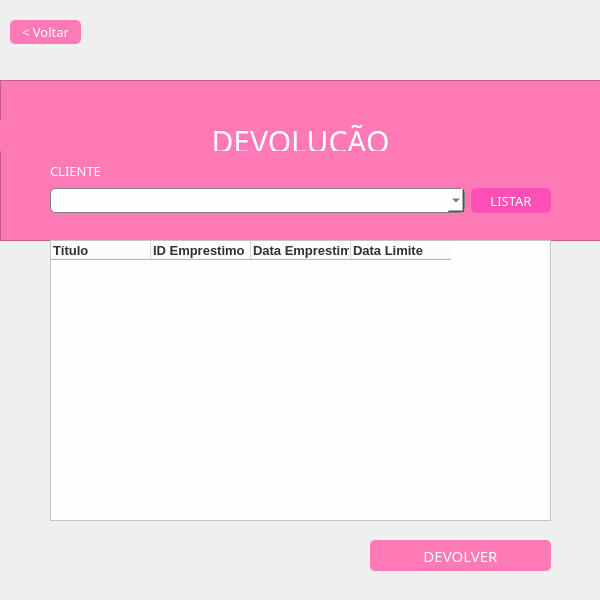
<?xml version="1.0" encoding="UTF-8"?>
<ui version="4.0">
 <class>telaDevolucao</class>
 <widget class="QDialog" name="telaDevolucao">
  <property name="geometry">
   <rect>
    <x>0</x>
    <y>0</y>
    <width>600</width>
    <height>600</height>
   </rect>
  </property>
  <property name="minimumSize">
   <size>
    <width>600</width>
    <height>0</height>
   </size>
  </property>
  <property name="maximumSize">
   <size>
    <width>600</width>
    <height>600</height>
   </size>
  </property>
  <property name="windowTitle">
   <string>BIBLIOTECA</string>
  </property>
  <property name="windowIcon">
   <iconset resource="arquivos.qrc">
    <normaloff>:/images/images/icone.ico</normaloff>:/images/images/icone.ico</iconset>
  </property>
  <widget class="QLabel" name="label_6">
   <property name="geometry">
    <rect>
     <x>260</x>
     <y>40</y>
     <width>70</width>
     <height>70</height>
    </rect>
   </property>
   <property name="minimumSize">
    <size>
     <width>70</width>
     <height>70</height>
    </size>
   </property>
   <property name="maximumSize">
    <size>
     <width>70</width>
     <height>70</height>
    </size>
   </property>
   <property name="text">
    <string/>
   </property>
   <property name="pixmap">
    <pixmap resource="arquivos.qrc">:/images/images/777.png</pixmap>
   </property>
   <property name="scaledContents">
    <bool>true</bool>
   </property>
  </widget>
  <widget class="QWidget" name="layoutWidget">
   <property name="geometry">
    <rect>
     <x>50</x>
     <y>160</y>
     <width>501</width>
     <height>61</height>
    </rect>
   </property>
   <layout class="QVBoxLayout" name="verticalLayout">
    <item>
     <widget class="QLabel" name="label_8">
      <property name="maximumSize">
       <size>
        <width>16777215</width>
        <height>10</height>
       </size>
      </property>
      <property name="styleSheet">
       <string notr="true">color: #fefefe;
font-family:Franklin Gothic Heavy;
font-size:13px;</string>
      </property>
      <property name="text">
       <string>CLIENTE</string>
      </property>
     </widget>
    </item>
    <item>
     <layout class="QHBoxLayout" name="horizontalLayout">
      <item>
       <widget class="QComboBox" name="clientes_cbox">
        <property name="minimumSize">
         <size>
          <width>188</width>
          <height>0</height>
         </size>
        </property>
        <property name="maximumSize">
         <size>
          <width>16777215</width>
          <height>25</height>
         </size>
        </property>
        <property name="sizeIncrement">
         <size>
          <width>0</width>
          <height>25</height>
         </size>
        </property>
        <property name="styleSheet">
         <string notr="true">border: 1px solid grey;
  border-radius: 5px;
background-color:#fefefe;
color:#303030</string>
        </property>
       </widget>
      </item>
      <item>
       <widget class="QPushButton" name="listar_bt">
        <property name="minimumSize">
         <size>
          <width>80</width>
          <height>25</height>
         </size>
        </property>
        <property name="maximumSize">
         <size>
          <width>80</width>
          <height>25</height>
         </size>
        </property>
        <property name="cursor">
         <cursorShape>PointingHandCursor</cursorShape>
        </property>
        <property name="styleSheet">
         <string notr="true">QPushButton{font-size: 13px;
border-radius: 5px;
background-color:#fe4fb7;
color: #fefefe;
font-family:Franklin Gothic Heavy;}

:hover{
background-color:#ff82ba;
color:#4d0727;
border-color:#fe4fb7;
border:1px;}
</string>
        </property>
        <property name="text">
         <string>LISTAR</string>
        </property>
       </widget>
      </item>
     </layout>
    </item>
   </layout>
  </widget>
  <widget class="QPushButton" name="pushButton">
   <property name="geometry">
    <rect>
     <x>10</x>
     <y>20</y>
     <width>71</width>
     <height>24</height>
    </rect>
   </property>
   <property name="cursor">
    <cursorShape>PointingHandCursor</cursorShape>
   </property>
   <property name="focusPolicy">
    <enum>Qt::NoFocus</enum>
   </property>
   <property name="styleSheet">
    <string notr="true">QPushButton{font-size: 13px;
border-radius: 5px;
background-color:#fe7ab6;
color: #fefefe;
font-family:Franklin Gothic Heavy;}


:hover{
background-color:#fe4fb7;}
</string>
   </property>
   <property name="text">
    <string>&lt; Voltar</string>
   </property>
  </widget>
  <widget class="QWidget" name="layoutWidget">
   <property name="geometry">
    <rect>
     <x>370</x>
     <y>540</y>
     <width>181</width>
     <height>31</height>
    </rect>
   </property>
   <layout class="QHBoxLayout" name="horizontalLayout_2">
    <item>
     <widget class="QPushButton" name="devolverLivro_bt">
      <property name="sizePolicy">
       <sizepolicy hsizetype="Minimum" vsizetype="Expanding">
        <horstretch>0</horstretch>
        <verstretch>0</verstretch>
       </sizepolicy>
      </property>
      <property name="cursor">
       <cursorShape>PointingHandCursor</cursorShape>
      </property>
      <property name="focusPolicy">
       <enum>Qt::ClickFocus</enum>
      </property>
      <property name="styleSheet">
       <string notr="true">QPushButton{font-size: 15px;
border-radius: 5px;
background-color:#fe7ab6;
color: #fefefe;
font-family:Franklin Gothic Heavy;}

:hover{
background-color:#fe4fb7;}
</string>
      </property>
      <property name="text">
       <string>DEVOLVER</string>
      </property>
      <property name="autoDefault">
       <bool>false</bool>
      </property>
     </widget>
    </item>
   </layout>
  </widget>
  <widget class="QTableWidget" name="clienteEmp_tbw">
   <property name="geometry">
    <rect>
     <x>50</x>
     <y>240</y>
     <width>501</width>
     <height>281</height>
    </rect>
   </property>
   <property name="styleSheet">
    <string notr="true">background-color:#fefefe;
color:#303030;
font-size:15px;</string>
   </property>
   <property name="editTriggers">
    <set>QAbstractItemView::NoEditTriggers</set>
   </property>
   <property name="showGrid">
    <bool>false</bool>
   </property>
   <column>
    <property name="text">
     <string>Título</string>
    </property>
    <property name="font">
     <font>
      <pointsize>10</pointsize>
      <bold>true</bold>
     </font>
    </property>
    <property name="textAlignment">
     <set>AlignLeading|AlignVCenter</set>
    </property>
   </column>
   <column>
    <property name="text">
     <string>ID Emprestimo</string>
    </property>
    <property name="font">
     <font>
      <pointsize>10</pointsize>
      <bold>true</bold>
     </font>
    </property>
    <property name="textAlignment">
     <set>AlignLeading|AlignVCenter</set>
    </property>
   </column>
   <column>
    <property name="text">
     <string>Data Emprestimo</string>
    </property>
    <property name="font">
     <font>
      <pointsize>10</pointsize>
      <bold>true</bold>
     </font>
    </property>
    <property name="textAlignment">
     <set>AlignLeading|AlignVCenter</set>
    </property>
   </column>
   <column>
    <property name="text">
     <string>Data Limite</string>
    </property>
    <property name="font">
     <font>
      <pointsize>10</pointsize>
      <bold>true</bold>
     </font>
    </property>
    <property name="textAlignment">
     <set>AlignLeading|AlignVCenter</set>
    </property>
   </column>
  </widget>
  <widget class="QFrame" name="frame">
   <property name="geometry">
    <rect>
     <x>0</x>
     <y>80</y>
     <width>601</width>
     <height>161</height>
    </rect>
   </property>
   <property name="styleSheet">
    <string notr="true">background-color:#fe7ab6;
color:#fefefe;</string>
   </property>
   <property name="frameShape">
    <enum>QFrame::StyledPanel</enum>
   </property>
   <property name="frameShadow">
    <enum>QFrame::Raised</enum>
   </property>
   <widget class="QLabel" name="login_2">
    <property name="geometry">
     <rect>
      <x>0</x>
      <y>40</y>
      <width>601</width>
      <height>31</height>
     </rect>
    </property>
    <property name="styleSheet">
     <string notr="true">font-family:Franklin Gothic Heavy;
font-size:30px;
color:#fefefe;
</string>
    </property>
    <property name="text">
     <string>DEVOLUÇÃO</string>
    </property>
    <property name="textFormat">
     <enum>Qt::PlainText</enum>
    </property>
    <property name="alignment">
     <set>Qt::AlignCenter</set>
    </property>
    <property name="textInteractionFlags">
     <set>Qt::TextSelectableByMouse</set>
    </property>
   </widget>
  </widget>
  <zorder>frame</zorder>
  <zorder>label_6</zorder>
  <zorder>layoutWidget</zorder>
  <zorder>pushButton</zorder>
  <zorder>layoutWidget</zorder>
  <zorder>clienteEmp_tbw</zorder>
 </widget>
 <resources>
  <include location="arquivos.qrc"/>
 </resources>
 <connections/>
</ui>
